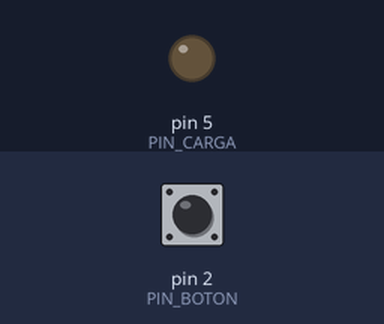
A sketch run on a simulated Arduino Uno, built with avr-gcc and run on an emulated ATmega328P. Shown: output pins drawn as LEDs (lit = HIGH). The inputs (shaded band) are chosen by the test bench; at power-on: pin 2 (PIN_BOTON) HIGH.

Above: at 1.2 s.
1.3 s: pin 2 (PIN_BOTON) pulled LOW for 0.15 s
At 2.5 s:
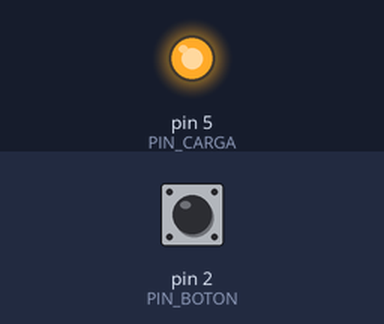
2.9 s: pin 2 (PIN_BOTON) pulled LOW for 1 s
At 4.0 s:
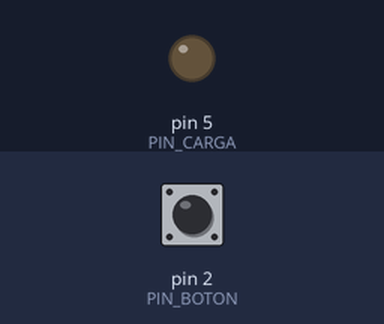
5.4 s: pin 2 (PIN_BOTON) pulled LOW for 3.2 s
At 5.9 s:
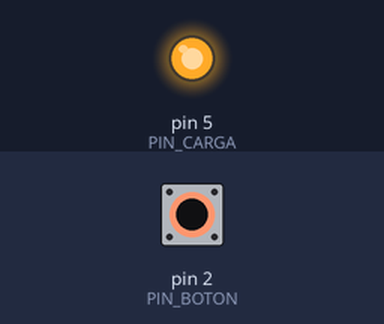
Timing chart, 0 to 8.4 s (numbered marks = the images above; inputs shaded):
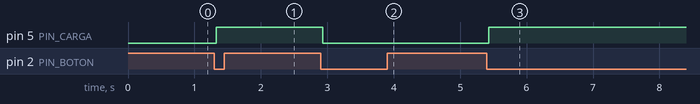

Measured:
- after the input at 1.3 s, pin 5 (PIN_CARGA): LOW → HIGH at once
- after the input at 2.9 s, pin 5 (PIN_CARGA): HIGH → LOW at once
- after the input at 5.4 s, pin 5 (PIN_CARGA): LOW → HIGH at once

The sketch:

P17_un_toque.ino
```cpp
/*
  P17 · Reto: un toque enciende y otro apaga (solución del instructor)    Sesión 9
  ------------------------------------------------------------------
  Qué hace: un toque al botón enciende la carga (LED o, cuando se destrabe, motor) y el
  siguiente toque la apaga. Es el LED con memoria de la Sesión 3, pero a través del transistor.

  Conexiones: las mismas de P17
    PN2222   emisor -> GND ; base -> resistencia 330 ohm -> pin 5 ; colector -> carga
    LED      pata larga (+) -> resistencia 220 ohm -> 5 V ; pata corta (-) -> colector
    Botón    una pata -> pin 2 ; la pata opuesta (en diagonal) -> GND

  Ideas clave:
    - La variable de estado "encendida" recuerda si la carga está prendida (Sesión 3).
    - Se detecta el MOMENTO en que se presiona el botón (de HIGH a LOW).
*/

const int PIN_BOTON = 2;
const int PIN_CARGA = 5;

bool encendida = false;
int botonAnterior = HIGH;

void setup() {
  pinMode(PIN_BOTON, INPUT_PULLUP);
  pinMode(PIN_CARGA, OUTPUT);
}

void loop() {
  int botonActual = digitalRead(PIN_BOTON);
  if (botonAnterior == HIGH && botonActual == LOW) {   // acaban de presionarlo
    encendida = !encendida;
    delay(30);                                         // antirrebote sencillo
  }
  botonAnterior = botonActual;

  if (encendida) {
    digitalWrite(PIN_CARGA, HIGH);
  } else {
    digitalWrite(PIN_CARGA, LOW);
  }
}
```
